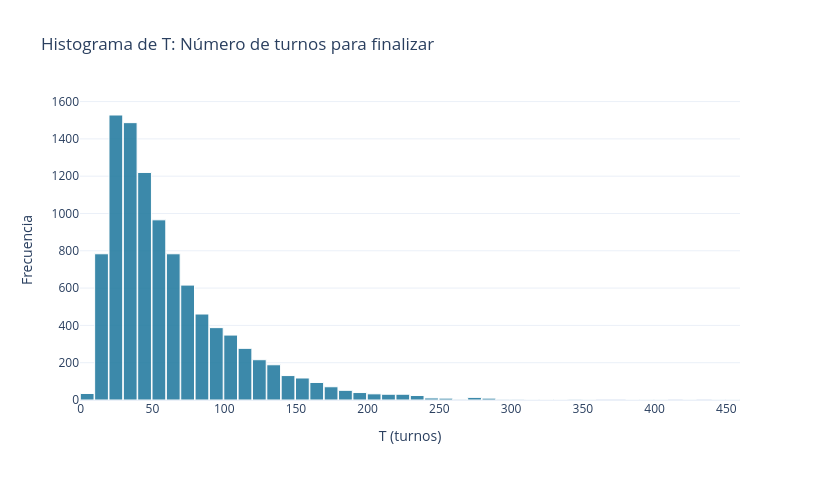
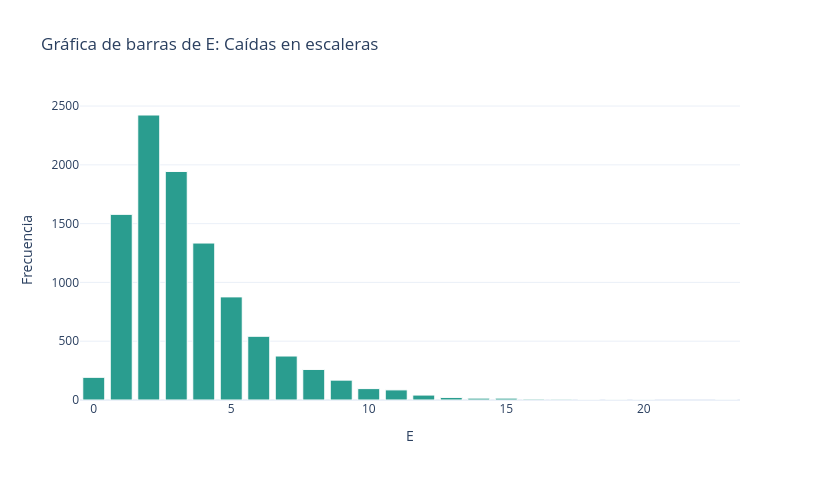
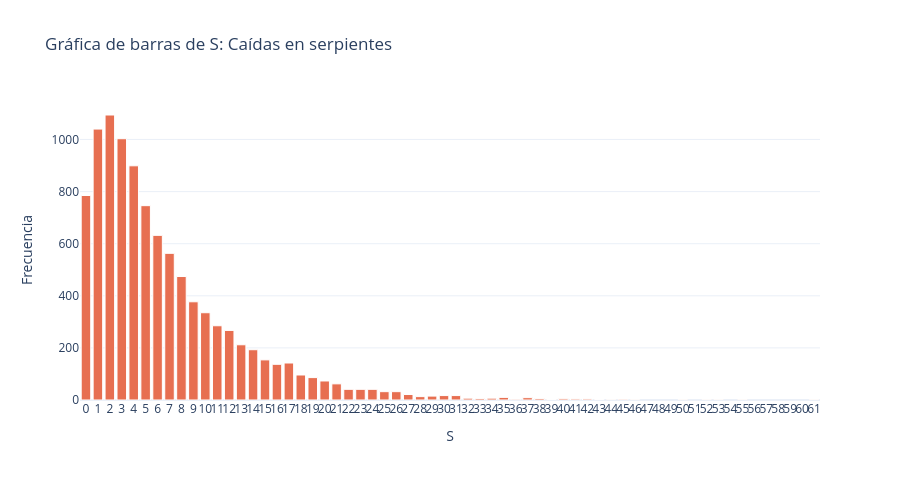

The cell these charts' notebook holds for them, in order:
### Markdown cell above
## Visualizaciones

Las siguientes figuras resumen la distribución de las variables aleatorias. El notebook usa `plotly` para producir visualizaciones más limpias, legibles y adecuadas para una presentación académica.

### Code cell
fig_T = go.Figure()
fig_T.add_trace(go.Histogram(
    x=results_df['T'],
    nbinsx=min(50, results_df['T'].nunique()),
    marker=dict(color='#277DA1', line=dict(color='white', width=1)),
    opacity=0.9,
))
fig_T.update_layout(
    title='Histograma de T: Número de turnos para finalizar',
    xaxis_title='T (turnos)',
    yaxis_title='Frecuencia',
    template='plotly_white',
    bargap=0.04,
    width=820,
    height=480,
)
fig_T.show()

fig_E = go.Figure()
fig_E.add_trace(go.Bar(
    x=E_distribution.index,
    y=E_distribution['frequency'],
    marker=dict(color='#2A9D8F', line=dict(color='white', width=1)),
))
fig_E.update_layout(
    title='Gráfica de barras de E: Caídas en escaleras',
    xaxis_title='E',
    yaxis_title='Frecuencia',
    template='plotly_white',
    width=820,
    height=480,
)
fig_E.show()

fig_S = go.Figure()
fig_S.add_trace(go.Bar(
    x=S_distribution.index,
    y=S_distribution['frequency'],
    marker=dict(color='#E76F51', line=dict(color='white', width=1)),
))
fig_S.update_layout(
    title='Gráfica de barras de S: Caídas en serpientes',
    xaxis_title='S',
    yaxis_title='Frecuencia',
    template='plotly_white',
    width=900,
    height=480,
)
fig_S.update_xaxes(dtick=1, tickangle=0)
fig_S.show()

### Figure 1 — Plotly figure (JSON) as saved in the notebook; plotly's stock layout.template omitted (floating-point values rounded to 4 significant figures; data arrays with more than 128 entries replaced by an {"elided": "..."} marker saying what was removed)
{"data": [{"marker": {"color": "#277DA1", "line": {"color": "white", "width": 1}}, "nbinsx": 50, "opacity": 0.9, "type": "histogram", "x": {"elided": "10000 int values"}}], "layout": {"bargap": 0.04, "height": 480, "title": {"text": "Histograma de T: Número de turnos para finalizar"}, "width": 820, "xaxis": {"title": {"text": "T (turnos)"}}, "yaxis": {"title": {"text": "Frecuencia"}}}}

### Figure 2 — Plotly figure (JSON) as saved in the notebook; plotly's stock layout.template omitted (floating-point values rounded to 4 significant figures)
{"data": [{"marker": {"color": "#2A9D8F", "line": {"color": "white", "width": 1}}, "type": "bar", "x": [0, 1, 2, 3, 4, 5, 6, 7, 8, 9, 10, 11, 12, 13, 14, 15, 16, 17, 18, 19, 20, 23], "y": [193, 1579, 2424, 1944, 1335, 877, 542, 374, 260, 169, 97, 86, 42, 22, 16, 16, 8, 7, 5, 2, 1, 1]}], "layout": {"height": 480, "title": {"text": "Gráfica de barras de E: Caídas en escaleras"}, "width": 820, "xaxis": {"title": {"text": "E"}}, "yaxis": {"title": {"text": "Frecuencia"}}}}

### Figure 3 — Plotly figure (JSON) as saved in the notebook; plotly's stock layout.template omitted (floating-point values rounded to 4 significant figures)
{"data": [{"marker": {"color": "#E76F51", "line": {"color": "white", "width": 1}}, "type": "bar", "x": [0, 1, 2, 3, 4, 5, 6, 7, 8, 9, 10, 11, 12, 13, 14, 15, 16, 17, 18, 19, 20, 21, 22, 23, 24, 25, 26, 27, 28, 29, 30, 31, 32, 33, 34, 35, 36, 37, 38, 39, 40, 41, 42, 43, 44, 45, 46, 50, 52, 53, 55, 61], "y": [785, 1040, 1094, 1003, 899, 746, 632, 563, 474, 377, 335, 285, 267, 212, 193, 154, 137, 142, 96, 86, 73, 62, 41, 41, 41, 32, 32, 21, 13, 15, 17, 17, 7, 6, 7, 10, 3, 9, 6, 2, 5, 4, 4, 2, 1, 3, 1, 1, 1, 1, 1, 1]}], "layout": {"height": 480, "title": {"text": "Gráfica de barras de S: Caídas en serpientes"}, "width": 900, "xaxis": {"dtick": 1, "tickangle": 0, "title": {"text": "S"}}, "yaxis": {"title": {"text": "Frecuencia"}}}}
